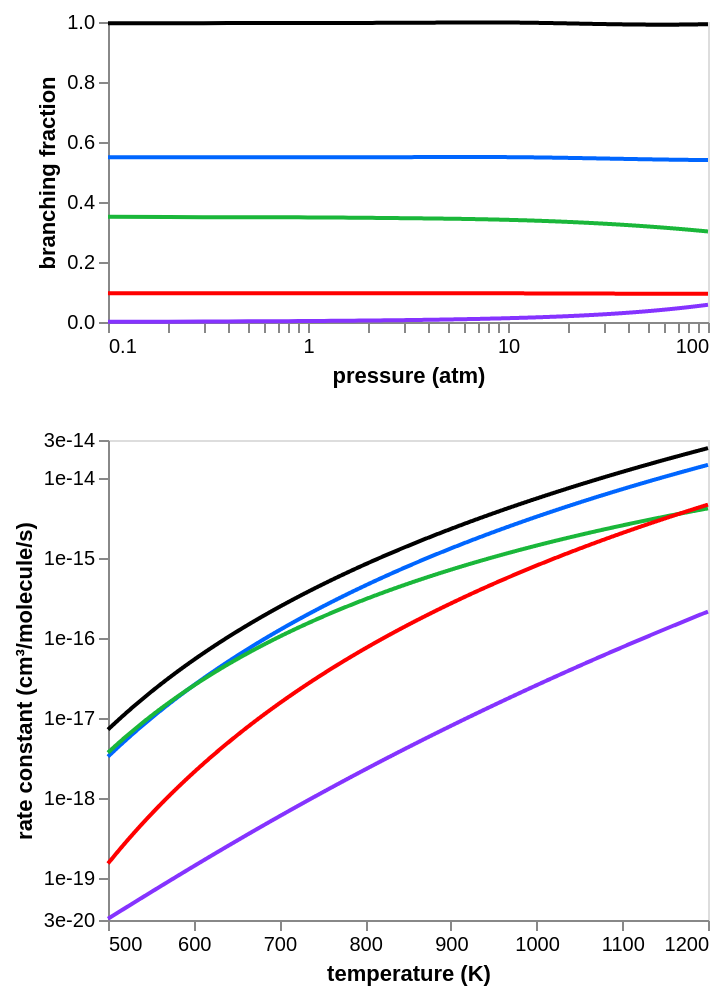

Write notebook code for a chart like this one.
### Code cell
import altair as alt
from autochem.util import plot
from project_utilities import fig

reactants = ("C5H8(522)", "HO2(8)")
legend = False
rate_df = fig.rate_data(
    calc_mech,
    reactants,
    min_branch_frac=0.005,
    colors=[plot.Color.blue, plot.Color.green, plot.Color.red, plot.Color.purple],
)

branch_frac_chart = fig.branching_fraction_chart(
    rate_df, P_range=(0.1, 100), T=825, legend=legend, total=True
)
rate_chart = fig.rate_chart(
    rate_df,
    T_range=(500, 1200),
    P=1,
    legend=legend,
    total=True,
    units={"substance": "molecules"},
)
chart = alt.vconcat(
    branch_frac_chart.properties(width=300, height=150),
    rate_chart.properties(width=300, height=240),
).configure_axis(grid=False)
chart

### Figure 1 — Vega-Lite specification as saved in the notebook (floating-point values rounded to 4 significant figures; data arrays with more than 128 entries replaced by an {"elided": "..."} marker saying what was removed)
{"config": {"view": {"continuousWidth": 300, "continuousHeight": 300}, "axis": {"grid": false}}, "vconcat": [{"data": {"name": "data-741c60b7798985dd507a2b33a6827365"}, "mark": {"type": "line"}, "encoding": {"color": {"field": "key", "legend": null, "scale": {"domain": ["total", "C5H7(500)+H2O2(10)", "C5H8O(825)rs+OH(4)", "C5H7(504)+H2O2(10)", "S(722)rR"], "range": ["#000000", "#0066ff", "#1ab73a", "#ff0000", "#8533ff"]}, "type": "nominal"}, "x": {"axis": {"labelExpr": "((abs(datum.value - 0.1) / abs(0.1) < 1e-5) ||\n(abs(datum.value - 1.0) / abs(1.0) < 1e-5) ||\n(abs(datum.value - 10.0) / abs(10.0) < 1e-5) ||\n(abs(datum.value - 100.0) / abs(100.0) < 1e-5) ||\n(abs(datum.value - 100.0) / abs(100.0) < 1e-5)) ? datum.label : ''", "values": [0.1, 0.2, 0.3, 0.4, 0.5, 0.6, 0.7, 0.8, 0.9, 1.0, 2.0, 3.0, 4.0, 5.0, 6.0, 7.0, 8.0, 9.0, 10.0, 20.0, 30.0, 40.0, 50.0, 60.0, 70.0, 80.0, 90.0, 100.0, 100.0]}, "field": "x", "scale": {"domain": [0.1, 100.0], "type": "log"}, "title": "pressure (atm)", "type": "quantitative"}, "y": {"axis": {"format": ".1f"}, "field": "value", "scale": {"domain": [0, 1]}, "title": "branching fraction", "type": "quantitative"}}, "height": 150, "transform": [{"fold": ["total", "C5H7(500)+H2O2(10)", "C5H8O(825)rs+OH(4)", "C5H7(504)+H2O2(10)", "S(722)rR"]}], "width": 300}, {"data": {"name": "data-bd1c0405814358364b4c74bac94040f5"}, "mark": {"type": "line"}, "encoding": {"color": {"field": "key", "legend": null, "scale": {"domain": ["Total", "C5H7(500)+H2O2(10)", "C5H8O(825)rs+OH(4)", "C5H7(504)+H2O2(10)", "S(722)rR"], "range": ["#000000", "#0066ff", "#1ab73a", "#ff0000", "#8533ff"]}, "type": "nominal"}, "x": {"axis": {"format": ".0f"}, "field": "x", "scale": {"domain": [500, 1200]}, "title": "temperature (K)", "type": "quantitative"}, "y": {"axis": {"format": ".0e", "labelExpr": "((abs(datum.value - 2.9999999999999997e-20) / abs(2.9999999999999997e-20) < 1e-5) ||\n(abs(datum.value - 1e-19) / abs(1e-19) < 1e-5) ||\n(abs(datum.value - 1e-18) / abs(1e-18) < 1e-5) ||\n(abs(datum.value - 1e-17) / abs(1e-17) < 1e-5) ||\n(abs(datum.value - 1e-16) / abs(1e-16) < 1e-5) ||\n(abs(datum.value - 1e-15) / abs(1e-15) < 1e-5) ||\n(abs(datum.value - 1e-14) / abs(1e-14) < 1e-5) ||\n(abs(datum.value - 3e-14) / abs(3e-14) < 1e-5)) ? datum.label : ''", "values": [3e-20, 1e-19, 1e-18, 1e-17, 1e-16, 1e-15, 1e-14, 3e-14]}, "field": "value", "scale": {"domain": [3e-20, 3e-14], "type": "log"}, "title": "rate constant (cm³/molecule/s)", "type": "quantitative"}}, "height": 240, "transform": [{"fold": ["Total", "C5H7(500)+H2O2(10)", "C5H8O(825)rs+OH(4)", "C5H7(504)+H2O2(10)", "S(722)rR"]}], "width": 300}], "$schema": "https://vega.github.io/schema/vega-lite/v5.20.1.json", "datasets": {"data-741c60b7798985dd507a2b33a6827365": {"elided": "1000 records"}, "data-bd1c0405814358364b4c74bac94040f5": {"elided": "1000 records"}}}
